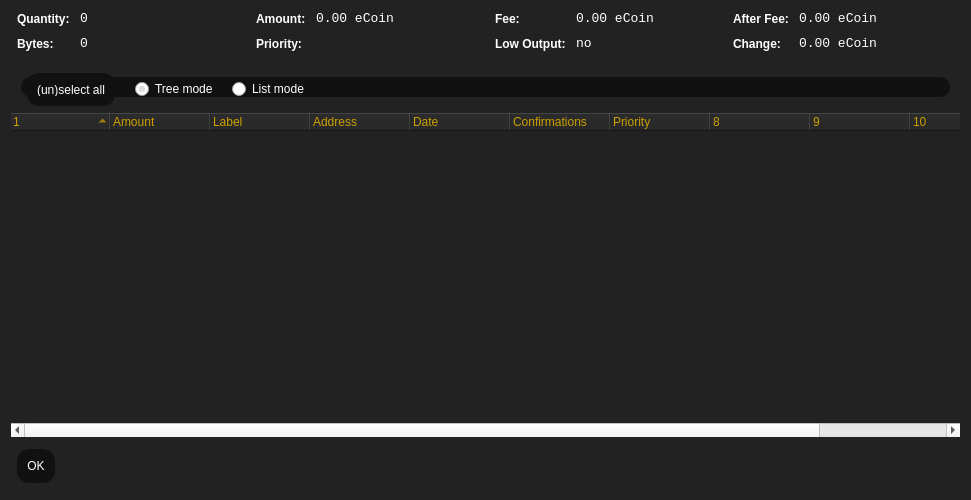
<?xml version="1.0" encoding="UTF-8"?>
<ui version="4.0">
 <class>CoinControlDialog</class>
 <widget class="QDialog" name="CoinControlDialog">
  <property name="geometry">
   <rect>
    <x>0</x>
    <y>0</y>
    <width>971</width>
    <height>500</height>
   </rect>
  </property>
  <property name="windowTitle">
   <string>Coin Control</string>
  </property>
  <property name="styleSheet">
   <string notr="true">QRadioButton {
	color: white;
}
QTreeView {
	background-color: #111;
	alternate-background-color: #222;
	selection-background-color: #cca000;
}

QTreeView::item {
	background-color: #222;
}

QTreeView::item::selected {
	background-color: #cca000;
}

QTreeView::branch::closed {
	color: #ccc;
}

QTreeView::branch::open {
	color: #cca000;
}

QDialog, QFrame {
	color: white;
	background-color: #222;
	border: none;
}

QLabel {
	background-color: transparent;
}

QCheckBox {
    color: white;
}

QFrame#central { background-color: #222; border: none }
QFrame#frame, QFrame#frame_2, QFrame#frame_3 {
	background-color: #111;
	border-style: plain;
	border-width: 20px;
	border-radius: 20px;
	border-color: #111;
	min-width: 10em;
	padding: 6px;
}
QLabel[openExternalLinks=true], QHeaderView { color: #cca000 }
QLabel[openExternalLinks=false] { color: white; font-weight: normal }
QPushButton, QToolButton {
	border: 4px solid #111;
	border-radius: 12px;
	background-color: #111;
	color: white;
	padding: 6px;
	margin: 6px;
}
QPushButton:pressed, QToolButton:checked {
	color: #cca000;
}
QPushButton:pressed, QToolButton:pressed {
	border-color: #cca000;
	color: #cca000;
}
QPushButton:disabled, QToolButton:disabled {
	color: #444;
	background-color: #222;
}


#scrollAreaWidgetContents QToolButton {
	border-radius: 8px;
	border-width: 0px;
}

QComboBox::drop-down {
	border-width: 0;
	border-style: none;
	background-color: #111;
	color: white;
}

QTableView {
	background: #111;
	color: white;
	border-style: none;
	selection-background-color: #cca000;
    alternate-background-color: #222;
	selection-color: #111;
	border: 0px solid black;
}

QHeaderView { color: #cca000; background-color: #111; background-image: none; }
QHeaderView::section { color: #cca000; background-color: #222; }
QHeaderView::section:checked { background-color: #111; }

QTabWidget {
	background: #111;
}

 QTabWidget::pane {
     border-top: 2px solid #111;
     border: 4px solid #111;
     border-bottom-left-radius: 8px;
     border-bottom-right-radius: 8px;
     border-top-right-radius: 8px;
	background: #111;
 }

 QTabWidget::tab-bar {
     left: 5px; /* move to the right by 5px */
 }

 /* Style the tab using the tab sub-control. Note that
     it reads QTabBar _not_ QTabWidget */
 QTabBar::tab {
     background: #111;
     border: 4px solid #222;
     border-bottom-color: #111; /* same as the pane color */
     border-top-left-radius: 4px;
     border-top-right-radius: 4px;
     min-width: 8ex;
     padding: 4px;
     color: #888;
 }

 QTabBar::tab:selected, QTabBar::tab:hover {
     color: #cca000
 }

 QTabBar::tab:selected {
     border-color: #111; /* same as pane color */
     border-top-color: #cca000;
 }

 QTabBar::tab:!selected {
     margin-top: 2px; /* make non-selected tabs look smaller */
 }

 /* make use of negative margins for overlapping tabs */
 QTabBar::tab:selected {
     /* expand/overlap to the left and right by 4px */
     margin-left: -4px;
     margin-right: -4px;
 }

 QTabBar::tab:first:selected {
     margin-left: 0; /* the first selected tab has nothing to overlap with on the left */
 }

 QTabBar::tab:last:selected {
     margin-right: 0; /* the last selected tab has nothing to overlap with on the right */
 }

 QTabBar::tab:only-one {
     margin: 0; /* if there is only one tab, we don't want overlapping margins */
 }
</string>
  </property>
  <layout class="QVBoxLayout" name="verticalLayout">
   <item>
    <layout class="QHBoxLayout" name="horizontalLayoutTop" stretch="0,0,0,0">
     <property name="topMargin">
      <number>0</number>
     </property>
     <property name="bottomMargin">
      <number>10</number>
     </property>
     <item>
      <layout class="QFormLayout" name="formLayoutCoinControl1">
       <property name="horizontalSpacing">
        <number>10</number>
       </property>
       <property name="verticalSpacing">
        <number>10</number>
       </property>
       <property name="leftMargin">
        <number>6</number>
       </property>
       <property name="rightMargin">
        <number>6</number>
       </property>
       <item row="0" column="0">
        <widget class="QLabel" name="labelCoinControlQuantityText">
         <property name="styleSheet">
          <string notr="true">font-weight:bold;</string>
         </property>
         <property name="text">
          <string>Quantity:</string>
         </property>
        </widget>
       </item>
       <item row="0" column="1">
        <widget class="QLabel" name="labelCoinControlQuantity">
         <property name="font">
          <font>
           <family>Monospace</family>
           <pointsize>10</pointsize>
          </font>
         </property>
         <property name="cursor">
          <cursorShape>IBeamCursor</cursorShape>
         </property>
         <property name="contextMenuPolicy">
          <enum>Qt::ActionsContextMenu</enum>
         </property>
         <property name="text">
          <string notr="true">0</string>
         </property>
         <property name="textInteractionFlags">
          <set>Qt::LinksAccessibleByMouse|Qt::TextSelectableByKeyboard|Qt::TextSelectableByMouse</set>
         </property>
        </widget>
       </item>
       <item row="1" column="0">
        <widget class="QLabel" name="labelCoinControlBytesText">
         <property name="styleSheet">
          <string notr="true">font-weight:bold;</string>
         </property>
         <property name="text">
          <string>Bytes:</string>
         </property>
        </widget>
       </item>
       <item row="1" column="1">
        <widget class="QLabel" name="labelCoinControlBytes">
         <property name="font">
          <font>
           <family>Monospace</family>
           <pointsize>10</pointsize>
          </font>
         </property>
         <property name="cursor">
          <cursorShape>IBeamCursor</cursorShape>
         </property>
         <property name="contextMenuPolicy">
          <enum>Qt::ActionsContextMenu</enum>
         </property>
         <property name="text">
          <string notr="true">0</string>
         </property>
         <property name="textInteractionFlags">
          <set>Qt::LinksAccessibleByMouse|Qt::TextSelectableByKeyboard|Qt::TextSelectableByMouse</set>
         </property>
        </widget>
       </item>
      </layout>
     </item>
     <item>
      <layout class="QFormLayout" name="formLayoutCoinControl2">
       <property name="horizontalSpacing">
        <number>10</number>
       </property>
       <property name="verticalSpacing">
        <number>10</number>
       </property>
       <property name="leftMargin">
        <number>6</number>
       </property>
       <property name="rightMargin">
        <number>6</number>
       </property>
       <item row="0" column="0">
        <widget class="QLabel" name="labelCoinControlAmountText">
         <property name="styleSheet">
          <string notr="true">font-weight:bold;</string>
         </property>
         <property name="text">
          <string>Amount:</string>
         </property>
        </widget>
       </item>
       <item row="0" column="1">
        <widget class="QLabel" name="labelCoinControlAmount">
         <property name="font">
          <font>
           <family>Monospace</family>
           <pointsize>10</pointsize>
          </font>
         </property>
         <property name="cursor">
          <cursorShape>IBeamCursor</cursorShape>
         </property>
         <property name="contextMenuPolicy">
          <enum>Qt::ActionsContextMenu</enum>
         </property>
         <property name="text">
          <string notr="true">0.00 eCoin</string>
         </property>
         <property name="textInteractionFlags">
          <set>Qt::LinksAccessibleByMouse|Qt::TextSelectableByKeyboard|Qt::TextSelectableByMouse</set>
         </property>
        </widget>
       </item>
       <item row="1" column="0">
        <widget class="QLabel" name="labelCoinControlPriorityText">
         <property name="styleSheet">
          <string notr="true">font-weight:bold;</string>
         </property>
         <property name="text">
          <string>Priority:</string>
         </property>
        </widget>
       </item>
       <item row="1" column="1">
        <widget class="QLabel" name="labelCoinControlPriority">
         <property name="font">
          <font>
           <family>Monospace</family>
           <pointsize>10</pointsize>
          </font>
         </property>
         <property name="cursor">
          <cursorShape>IBeamCursor</cursorShape>
         </property>
         <property name="contextMenuPolicy">
          <enum>Qt::ActionsContextMenu</enum>
         </property>
         <property name="text">
          <string/>
         </property>
         <property name="textInteractionFlags">
          <set>Qt::LinksAccessibleByMouse|Qt::TextSelectableByKeyboard|Qt::TextSelectableByMouse</set>
         </property>
        </widget>
       </item>
      </layout>
     </item>
     <item>
      <layout class="QFormLayout" name="formLayoutCoinControl3">
       <property name="horizontalSpacing">
        <number>10</number>
       </property>
       <property name="verticalSpacing">
        <number>10</number>
       </property>
       <property name="leftMargin">
        <number>6</number>
       </property>
       <property name="rightMargin">
        <number>6</number>
       </property>
       <item row="0" column="0">
        <widget class="QLabel" name="labelCoinControlFeeText">
         <property name="styleSheet">
          <string notr="true">font-weight:bold;</string>
         </property>
         <property name="text">
          <string>Fee:</string>
         </property>
        </widget>
       </item>
       <item row="0" column="1">
        <widget class="QLabel" name="labelCoinControlFee">
         <property name="font">
          <font>
           <family>Monospace</family>
           <pointsize>10</pointsize>
          </font>
         </property>
         <property name="cursor">
          <cursorShape>IBeamCursor</cursorShape>
         </property>
         <property name="contextMenuPolicy">
          <enum>Qt::ActionsContextMenu</enum>
         </property>
         <property name="text">
          <string notr="true">0.00 eCoin</string>
         </property>
         <property name="textInteractionFlags">
          <set>Qt::LinksAccessibleByMouse|Qt::TextSelectableByKeyboard|Qt::TextSelectableByMouse</set>
         </property>
        </widget>
       </item>
       <item row="1" column="0">
        <widget class="QLabel" name="labelCoinControlLowOutputText">
         <property name="enabled">
          <bool>false</bool>
         </property>
         <property name="styleSheet">
          <string notr="true">font-weight:bold;</string>
         </property>
         <property name="text">
          <string>Low Output:</string>
         </property>
        </widget>
       </item>
       <item row="1" column="1">
        <widget class="QLabel" name="labelCoinControlLowOutput">
         <property name="enabled">
          <bool>false</bool>
         </property>
         <property name="font">
          <font>
           <family>Monospace</family>
           <pointsize>10</pointsize>
          </font>
         </property>
         <property name="cursor">
          <cursorShape>IBeamCursor</cursorShape>
         </property>
         <property name="contextMenuPolicy">
          <enum>Qt::ActionsContextMenu</enum>
         </property>
         <property name="text">
          <string notr="true">no</string>
         </property>
         <property name="textInteractionFlags">
          <set>Qt::LinksAccessibleByMouse|Qt::TextSelectableByKeyboard|Qt::TextSelectableByMouse</set>
         </property>
        </widget>
       </item>
      </layout>
     </item>
     <item>
      <layout class="QFormLayout" name="formLayoutCoinControl4">
       <property name="horizontalSpacing">
        <number>10</number>
       </property>
       <property name="verticalSpacing">
        <number>10</number>
       </property>
       <property name="leftMargin">
        <number>6</number>
       </property>
       <property name="rightMargin">
        <number>6</number>
       </property>
       <item row="0" column="0">
        <widget class="QLabel" name="labelCoinControlAfterFeeText">
         <property name="styleSheet">
          <string notr="true">font-weight:bold;</string>
         </property>
         <property name="text">
          <string>After Fee:</string>
         </property>
        </widget>
       </item>
       <item row="0" column="1">
        <widget class="QLabel" name="labelCoinControlAfterFee">
         <property name="font">
          <font>
           <family>Monospace</family>
           <pointsize>10</pointsize>
          </font>
         </property>
         <property name="cursor">
          <cursorShape>IBeamCursor</cursorShape>
         </property>
         <property name="contextMenuPolicy">
          <enum>Qt::ActionsContextMenu</enum>
         </property>
         <property name="text">
          <string notr="true">0.00 eCoin</string>
         </property>
         <property name="textInteractionFlags">
          <set>Qt::LinksAccessibleByMouse|Qt::TextSelectableByKeyboard|Qt::TextSelectableByMouse</set>
         </property>
        </widget>
       </item>
       <item row="1" column="0">
        <widget class="QLabel" name="labelCoinControlChangeText">
         <property name="enabled">
          <bool>false</bool>
         </property>
         <property name="styleSheet">
          <string notr="true">font-weight:bold;</string>
         </property>
         <property name="text">
          <string>Change:</string>
         </property>
        </widget>
       </item>
       <item row="1" column="1">
        <widget class="QLabel" name="labelCoinControlChange">
         <property name="enabled">
          <bool>false</bool>
         </property>
         <property name="font">
          <font>
           <family>Monospace</family>
           <pointsize>10</pointsize>
          </font>
         </property>
         <property name="cursor">
          <cursorShape>IBeamCursor</cursorShape>
         </property>
         <property name="contextMenuPolicy">
          <enum>Qt::ActionsContextMenu</enum>
         </property>
         <property name="text">
          <string notr="true">0.00 eCoin</string>
         </property>
         <property name="textInteractionFlags">
          <set>Qt::LinksAccessibleByMouse|Qt::TextSelectableByKeyboard|Qt::TextSelectableByMouse</set>
         </property>
        </widget>
       </item>
      </layout>
     </item>
    </layout>
   </item>
   <item>
    <widget class="QFrame" name="frame">
     <property name="minimumSize">
      <size>
       <width>182</width>
       <height>40</height>
      </size>
     </property>
     <property name="frameShape">
      <enum>QFrame::StyledPanel</enum>
     </property>
     <property name="frameShadow">
      <enum>QFrame::Sunken</enum>
     </property>
     <widget class="QWidget" name="horizontalLayoutWidget">
      <property name="geometry">
       <rect>
        <x>10</x>
        <y>0</y>
        <width>781</width>
        <height>45</height>
       </rect>
      </property>
      <layout class="QHBoxLayout" name="horizontalLayoutPanel" stretch="0,0,0,0">
       <property name="spacing">
        <number>14</number>
       </property>
       <item>
        <widget class="QPushButton" name="pushButtonSelectAll">
         <property name="sizePolicy">
          <sizepolicy hsizetype="Maximum" vsizetype="Fixed">
           <horstretch>0</horstretch>
           <verstretch>0</verstretch>
          </sizepolicy>
         </property>
         <property name="text">
          <string>(un)select all</string>
         </property>
        </widget>
       </item>
       <item>
        <widget class="QRadioButton" name="radioTreeMode">
         <property name="sizePolicy">
          <sizepolicy hsizetype="Maximum" vsizetype="Fixed">
           <horstretch>0</horstretch>
           <verstretch>0</verstretch>
          </sizepolicy>
         </property>
         <property name="text">
          <string>Tree mode</string>
         </property>
         <property name="checked">
          <bool>true</bool>
         </property>
        </widget>
       </item>
       <item>
        <widget class="QRadioButton" name="radioListMode">
         <property name="sizePolicy">
          <sizepolicy hsizetype="Maximum" vsizetype="Fixed">
           <horstretch>0</horstretch>
           <verstretch>0</verstretch>
          </sizepolicy>
         </property>
         <property name="text">
          <string>List mode</string>
         </property>
        </widget>
       </item>
       <item>
        <spacer name="horizontalSpacer">
         <property name="orientation">
          <enum>Qt::Horizontal</enum>
         </property>
         <property name="sizeHint" stdset="0">
          <size>
           <width>40</width>
           <height>20</height>
          </size>
         </property>
        </spacer>
       </item>
      </layout>
     </widget>
    </widget>
   </item>
   <item>
    <widget class="CoinControlTreeWidget" name="treeWidget">
     <property name="contextMenuPolicy">
      <enum>Qt::CustomContextMenu</enum>
     </property>
     <property name="styleSheet">
      <string notr="true"/>
     </property>
     <property name="sortingEnabled">
      <bool>false</bool>
     </property>
     <property name="columnCount">
      <number>11</number>
     </property>
     <attribute name="headerShowSortIndicator" stdset="0">
      <bool>true</bool>
     </attribute>
     <attribute name="headerStretchLastSection">
      <bool>false</bool>
     </attribute>
     <column>
      <property name="text">
       <string/>
      </property>
     </column>
     <column>
      <property name="text">
       <string>Amount</string>
      </property>
     </column>
     <column>
      <property name="text">
       <string>Label</string>
      </property>
     </column>
     <column>
      <property name="text">
       <string>Address</string>
      </property>
     </column>
     <column>
      <property name="text">
       <string>Date</string>
      </property>
     </column>
     <column>
      <property name="text">
       <string>Confirmations</string>
      </property>
      <property name="toolTip">
       <string>Confirmed</string>
      </property>
     </column>
     <column>
      <property name="text">
       <string>Priority</string>
      </property>
     </column>
     <column>
      <property name="text">
       <string/>
      </property>
     </column>
     <column>
      <property name="text">
       <string/>
      </property>
     </column>
     <column>
      <property name="text">
       <string/>
      </property>
     </column>
     <column>
      <property name="text">
       <string/>
      </property>
     </column>
    </widget>
   </item>
   <item>
    <widget class="QDialogButtonBox" name="buttonBox">
     <property name="sizePolicy">
      <sizepolicy hsizetype="Maximum" vsizetype="Fixed">
       <horstretch>0</horstretch>
       <verstretch>0</verstretch>
      </sizepolicy>
     </property>
     <property name="orientation">
      <enum>Qt::Horizontal</enum>
     </property>
     <property name="standardButtons">
      <set>QDialogButtonBox::Ok</set>
     </property>
    </widget>
   </item>
  </layout>
 </widget>
 <customwidgets>
  <customwidget>
   <class>CoinControlTreeWidget</class>
   <extends>QTreeWidget</extends>
   <header>coincontroltreewidget.h</header>
  </customwidget>
 </customwidgets>
 <resources/>
 <connections/>
</ui>
